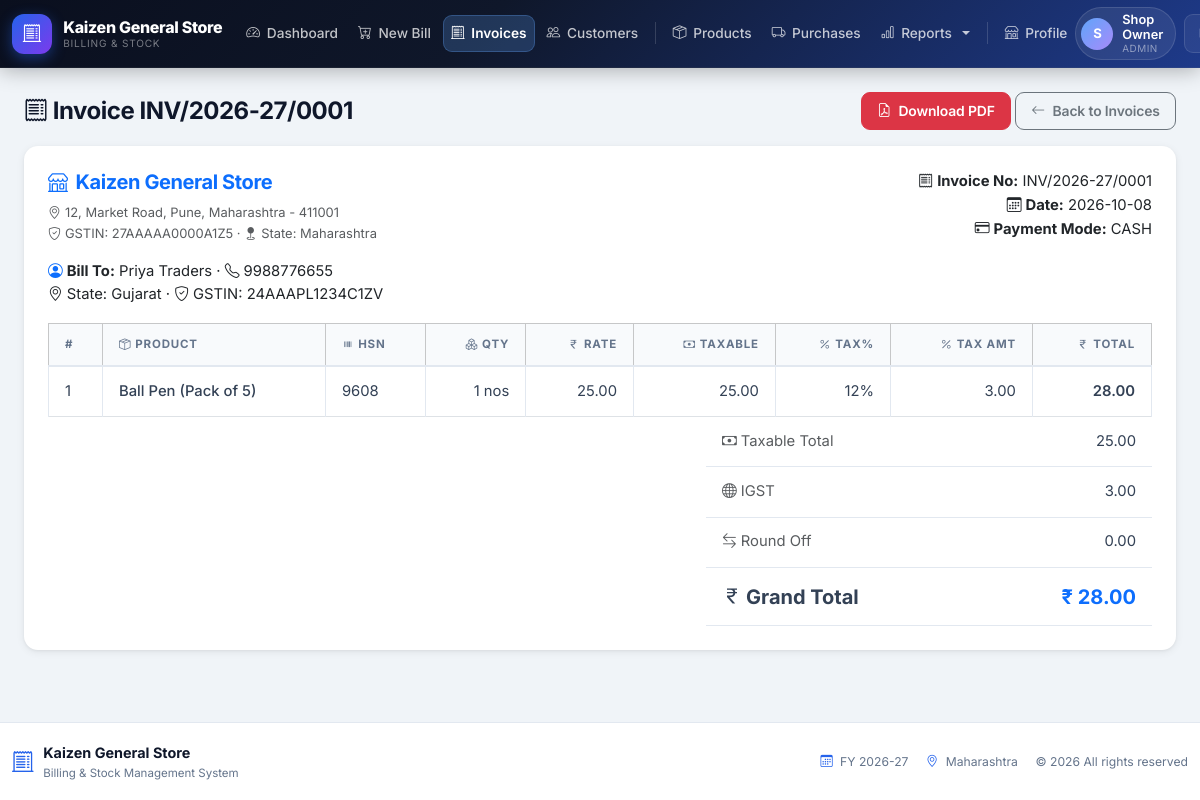
Page /billing/view.php?id=1 (signed in) on the committed database.
### tables this page shows
CREATE TABLE invoices (
    invoice_id    INT AUTO_INCREMENT PRIMARY KEY,
    invoice_no    VARCHAR(20) NOT NULL UNIQUE,
    customer_id   INT NOT NULL,
    invoice_date  DATE NOT NULL,
    taxable_total DECIMAL(12,2) NOT NULL DEFAULT 0,
    cgst          DECIMAL(12,2) NOT NULL DEFAULT 0,
    sgst          DECIMAL(12,2) NOT NULL DEFAULT 0,
    igst          DECIMAL(12,2) NOT NULL DEFAULT 0,
    round_off     DECIMAL(12,2) NOT NULL DEFAULT 0,
    grand_total   DECIMAL(12,2) NOT NULL DEFAULT 0,
    payment_mode  ENUM('cash','upi','card') NOT NULL DEFAULT 'cash',
    created_by    INT NOT NULL,
    created_at    TIMESTAMP NOT NULL DEFAULT CURRENT_TIMESTAMP,
    CONSTRAINT fk_invoices_customer FOREIGN KEY (customer_id) REFERENCES customers(customer_id),
    CONSTRAINT fk_invoices_user     FOREIGN KEY (created_by)  REFERENCES users(id)
);

CREATE TABLE customers (
    customer_id INT AUTO_INCREMENT PRIMARY KEY,
    name        VARCHAR(100) NOT NULL,
    phone       VARCHAR(15)  NULL,
    state       VARCHAR(50)  NOT NULL,
    gstin       VARCHAR(15)  NULL,
    created_at  TIMESTAMP NOT NULL DEFAULT CURRENT_TIMESTAMP
);

CREATE TABLE invoice_items (
    id            INT AUTO_INCREMENT PRIMARY KEY,
    invoice_id    INT NOT NULL,
    product_id    INT NOT NULL,
    qty           DECIMAL(10,2) NOT NULL,
    rate          DECIMAL(10,2) NOT NULL,
    taxable_value DECIMAL(12,2) NOT NULL,
    gst_rate      DECIMAL(4,2)  NOT NULL,
    gst_amount    DECIMAL(12,2) NOT NULL,
    CONSTRAINT fk_items_invoice FOREIGN KEY (invoice_id) REFERENCES invoices(invoice_id) ON DELETE CASCADE,
    CONSTRAINT fk_items_product FOREIGN KEY (product_id) REFERENCES products(product_id)
);

CREATE TABLE products (
    product_id     INT AUTO_INCREMENT PRIMARY KEY,
    name           VARCHAR(100) NOT NULL,
    hsn_code       VARCHAR(10)  NOT NULL,
    unit           VARCHAR(10)  NOT NULL DEFAULT 'nos',
    purchase_price DECIMAL(10,2) NOT NULL DEFAULT 0,
    selling_price  DECIMAL(10,2) NOT NULL DEFAULT 0,
    gst_rate       DECIMAL(4,2)  NOT NULL DEFAULT 0,
    stock_qty      DECIMAL(10,2) NOT NULL DEFAULT 0,
    reorder_level  DECIMAL(10,2) NOT NULL DEFAULT 0,
    created_at     TIMESTAMP NOT NULL DEFAULT CURRENT_TIMESTAMP,
    updated_at     TIMESTAMP NOT NULL DEFAULT CURRENT_TIMESTAMP ON UPDATE CURRENT_TIMESTAMP,
    UNIQUE KEY uk_product_name (name)
);

### includes/functions.php (called while the page is built, shortened)
<?php
function money(float $amount): string
{
    return number_format($amount, 2);
}
function h($value): string
{
    return htmlspecialchars((string) $value, ENT_QUOTES, 'UTF-8');
}
function shopSetting(string $key): string
{
    $val = $GLOBALS['_shopSettings'][$key] ?? '';
    $map = [
        'shop_name'    => SHOP_NAME,
        'shop_address' => SHOP_ADDRESS,
        'shop_state'   => SHOP_STATE,
        'shop_gstin'   => SHOP_GSTIN,
        'shop_phone'   => SHOP_PHONE,
    ];
    return $map[$key] ?? '';
}

### billing/view.php (the view, shortened to what this page needs)
<?php
require_once __DIR__ . '/../config/db.php';
require_once __DIR__ . '/../includes/functions.php';
$id = (int) ($_GET['id'] ?? 0);
$stmt = $pdo->prepare(
    'SELECT i.*, c.name AS customer_name, c.phone, c.state, c.gstin
     FROM invoices i JOIN customers c ON c.customer_id = i.customer_id
     WHERE i.invoice_id = ?'
);
$stmt->execute([$id]);
$invoice = $stmt->fetch();
$stmt = $pdo->prepare(
    'SELECT ii.*, p.name, p.hsn_code, p.unit FROM invoice_items ii
     JOIN products p ON p.product_id = ii.product_id
     WHERE ii.invoice_id = ?'
);
$stmt->execute([$id]);
$items = $stmt->fetchAll();
require __DIR__ . '/../includes/header.php';
?>
<div class="d-flex justify-content-between align-items-center mb-3 no-print">
  <h4 class="mb-0"><i class="bi bi-receipt"></i> Invoice <?= h($invoice['invoice_no']) ?></h4>
  <div>
    <a href="<?= BASE_URL ?>/billing/pdf.php?id=<?= $id ?>" class="btn btn-danger" target="_blank"><i class="bi bi-file-earmark-pdf me-1"></i> Download PDF</a>
    <a href="<?= BASE_URL ?>/billing/list.php" class="btn btn-outline-secondary"><i class="bi bi-arrow-left me-1"></i> Back to Invoices</a>
  </div>
</div>
<div class="card p-4">
  <div class="row mb-3">
    <div class="col-md-6">
      <h5 class="fw-bold text-primary"><i class="bi bi-shop me-2"></i><?= h(shopSetting('shop_name')) ?></h5>
      <div class="text-muted small"><i class="bi bi-geo-alt me-1"></i><?= h(shopSetting('shop_address')) ?></div>
      <div class="text-muted small"><i class="bi bi-shield-check me-1"></i>GSTIN: <?= h(shopSetting('shop_gstin')) ?> &middot; <i class="bi bi-geo-fill me-1"></i>State: <?= h(shopSetting('shop_state')) ?></div>
    </div>
    <div class="col-md-6 text-md-end">
      <div><strong><i class="bi bi-receipt me-1"></i>Invoice No:</strong> <?= h($invoice['invoice_no']) ?></div>
      <div><strong><i class="bi bi-calendar3 me-1"></i>Date:</strong> <?= h($invoice['invoice_date']) ?></div>
      <div><strong><i class="bi bi-credit-card me-1"></i>Payment Mode:</strong> <?= h(strtoupper($invoice['payment_mode'])) ?></div>
    </div>
  </div>
  <div class="mb-3">
    <strong><i class="bi bi-person-circle me-1 text-primary"></i>Bill To:</strong> <?= h($invoice['customer_name']) ?>
    <?php if ($invoice['phone']): ?> &middot; <i class="bi bi-telephone me-1"></i><?= h($invoice['phone']) ?><?php endif; ?><br>
    <i class="bi bi-geo-alt me-1"></i>State: <?= h($invoice['state']) ?>
    <?php if ($invoice['gstin']): ?> &middot; <i class="bi bi-shield-check me-1"></i>GSTIN: <?= h($invoice['gstin']) ?><?php endif; ?>
  </div>
  <div class="table-responsive">
    <table class="table table-bordered table-sm align-middle">
      <thead class="table-light">
        <tr>
          <th>#</th>
          <th><i class="bi bi-box-seam me-1"></i>Product</th>
          <th><i class="bi bi-upc me-1"></i>HSN</th>
          <th class="text-end"><i class="bi bi-boxes me-1"></i>Qty</th>
          <th class="text-end"><i class="bi bi-currency-rupee me-1"></i>Rate</th>
          <th class="text-end"><i class="bi bi-cash me-1"></i>Taxable</th>
          <th class="text-end"><i class="bi bi-percent me-1"></i>Tax%</th>
          <th class="text-end"><i class="bi bi-percent me-1"></i>Tax Amt</th>
          <th class="text-end"><i class="bi bi-currency-rupee me-1"></i>Total</th>
        </tr>
      </thead>
      <tbody>
      <?php foreach ($items as $i => $it): $lineTotal = $it['taxable_value'] + $it['gst_amount']; ?>
        <tr>
          <td><?= $i + 1 ?></td>
          <td class="fw-medium"><?= h($it['name']) ?></td>
          <td><?= h($it['hsn_code']) ?></td>
          <td class="text-end"><?= rtrim(rtrim($it['qty'], '0'), '.') ?> <?= h($it['unit']) ?></td>
          <td class="text-end"><?= money($it['rate']) ?></td>
          <td class="text-end"><?= money($it['taxable_value']) ?></td>
          <td class="text-end"><?= rtrim(rtrim($it['gst_rate'], '0'), '.') ?>%</td>
          <td class="text-end"><?= money($it['gst_amount']) ?></td>
          <td class="text-end fw-semibold"><?= money($lineTotal) ?></td>
        </tr>
      <?php endforeach; ?>
      </tbody>
    </table>
  </div>
  <div class="row justify-content-end">
    <div class="col-md-5">
      <table class="table table-sm mb-0">
        <tr><td class="text-muted"><i class="bi bi-cash me-1"></i>Taxable Total</td><td class="text-end"><?= money($invoice['taxable_total']) ?></td></tr>
        <?php if ($invoice['cgst'] > 0 || $invoice['sgst'] > 0): ?>
          <tr><td class="text-muted"><i class="bi bi-receipt me-1"></i>Tax (CGST+SGST)</td><td class="text-end"><?= money($invoice['cgst'] + $invoice['sgst']) ?></td></tr>
        <?php else: ?>
          <tr><td class="text-muted"><i class="bi bi-globe me-1"></i>IGST</td><td class="text-end"><?= money($invoice['igst']) ?></td></tr>
        <?php endif; ?>
        <tr><td class="text-muted"><i class="bi bi-arrow-left-right me-1"></i>Round Off</td><td class="text-end"><?= money($invoice['round_off']) ?></td></tr>
        <tr class="fw-bold fs-5 border-top"><td><i class="bi bi-currency-rupee me-1"></i>Grand Total</td><td class="text-end text-primary">&#8377; <?= money($invoice['grand_total']) ?></td></tr>
      </table>
    </div>
  </div>
</div>
<?php require __DIR__ . '/../includes/footer.php'; ?>

### assets/css/style.css (style rules this page uses)
:root { --primary: #2563eb; --primary-dark: #1d4ed8; --primary-light: #dbeafe; --primary-glow: rgba(37,99,235,.2); --accent: #7c3aed; --accent-light: #ede9fe; --success: #16a34a; --success-light: #dcfce7; --warning: #d97706; --warning-light: #fef3c7; --danger: #dc2626; --danger-light: #fee2e2; --info: #0891b2; --info-light: #cffafe; --bg: #f0f4f8; --surface: #ffffff; --surface-2: #f8fafc; --border: #e2e8f0; --border-strong: #cbd5e1; --text: #0f172a; --text-2: #334155; --muted: #64748b; --muted-light: #94a3b8; --radius: 14px; --radius-sm: 9px; --radius-xs: 6px; --shadow-xs: 0 1px 2px rgba(0,0,0,.05); --shadow-sm: 0 2px 8px rgba(0,0,0,.07), 0 1px 3px rgba(0,0,0,.05); --shadow: 0 4px 20px rgba(0,0,0,.08), 0 2px 8px rgba(0,0,0,.05); --shadow-md: 0 8px 30px rgba(0,0,0,.1), 0 3px 10px rgba(0,0,0,.06); --shadow-lg: 0 16px 48px rgba(0,0,0,.12), 0 6px 16px rgba(0,0,0,.08); --navbar-h: 68px; --transition: .18s cubic-bezier(.4,0,.2,1); }
*, *::before, *::after { box-sizing: border-box; }
html, body { height: 100%; }
body { background: var(--bg); color: var(--text); font-family: 'Inter', 'Segoe UI', system-ui, -apple-system, sans-serif; display: flex; flex-direction: column; min-height: 100vh; font-size: .925rem; line-height: 1.6; -webkit-font-smoothing: antialiased; }
a { color: var(--primary); text-decoration: none; transition: color var(--transition); }
h1,h2,h3,h4,h5,h6 { font-weight: 700; letter-spacing: -.02em; }
.card { border: none; border-radius: var(--radius); box-shadow: var(--shadow-sm); background: var(--surface); transition: box-shadow var(--transition), transform var(--transition); }
.table { --bs-table-hover-bg: #f5f8ff; margin-bottom: 0; }
.table thead th { font-size: .72rem; font-weight: 700; text-transform: uppercase; letter-spacing: .07em; color: var(--muted); border-bottom: 2px solid var(--border); padding: .7rem 1rem; background: var(--surface-2); white-space: nowrap; }
.table tbody td { padding: .8rem 1rem; border-color: var(--border); vertical-align: middle; color: var(--text-2); }
.btn { border-radius: var(--radius-sm); font-weight: 600; font-size: .87rem; padding: .48rem .95rem; transition: all var(--transition); letter-spacing: -.01em; }

### rows in the picture
invoices: invoice_no "INV/2026-27/0001", invoice_date "2026-10-08", payment_mode "CASH", customer.name "Priya Traders", customer.phone "9988776655", customer.state "Gujarat", customer.gstin "24AAAPL1234C1ZV", taxable_total "25.00", igst "3.00", round_off "0.00", grand_total "28.00"
invoice_items: product.name "Ball Pen (Pack of 5)", product.hsn_code "9608", qty "1", product.unit "nos", rate "25.00", taxable_value "25.00", gst_rate "12", gst_amount "3.00", money($lineTotal) "28.00"

### other values in the picture
shopSetting('shop_name') "Kaizen General Store"
$initials "S"
$user['name'] "Shop Owner"
$user['role'] "ADMIN"
shopSetting('shop_address') "12, Market Road, Pune, Maharashtra - 411001"
shopSetting('shop_gstin') "27AAAAA0000A1Z5"
shopSetting('shop_state') "Maharashtra"
getFinancialYear() "2026-27"
